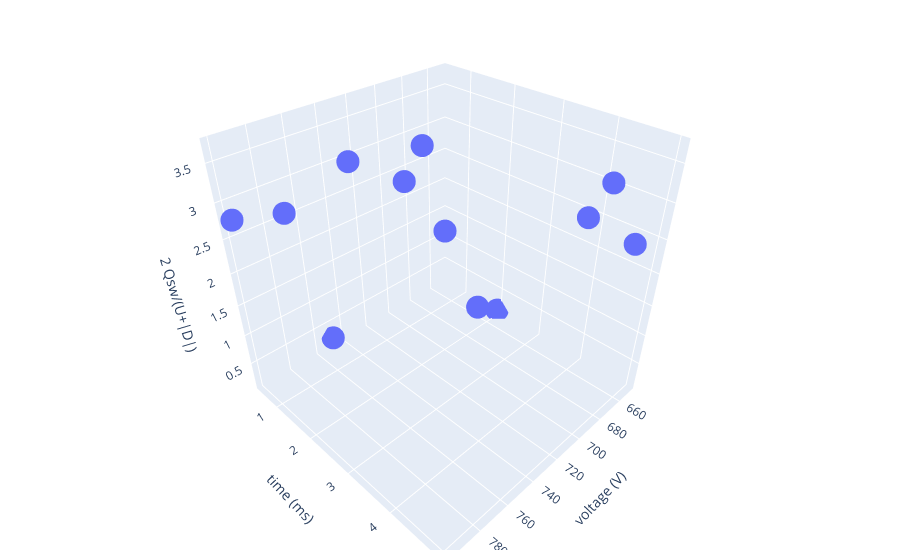

This figure's notebook cell:
### Code cell
# plot?...
fig = px.scatter_3d(fe_data, x='voltage (V)', y='time (ms)', 
                        z='2 Qsw/(U+|D|)')
fig.update_layout(scene=dict(
                            # xaxis=dict(nticks=4, range=[200, 800])
                            # yaxis=dict(range=[0, 500])
                            ),
                   margin=dict(r=20, l=10, b=10, t=10)
                   )
fig.show()

### Figure 1 — Plotly figure (JSON) as saved in the notebook; plotly's stock layout.template omitted (floating-point values rounded to 4 significant figures)
{"data": [{"hovertemplate": "voltage (V)=%{x}<br>time (ms)=%{y}<br>2 Qsw/(U+|D|)=%{z}<extra></extra>", "legendgroup": "", "marker": {"color": "#636efa", "symbol": "circle"}, "mode": "markers", "name": "", "scene": "scene", "showlegend": false, "x": [750, 799, 770, 700, 738, 650, 670, 700, 716, 700, 716, 670], "y": [0.5, 0.5, 0.5, 1, 1, 2, 2, 2, 2, 5, 5, 5], "z": [0.2633, 2.775, 2.591, 2.58, 3.174, 0.1315, 0.4512, 2.127, 3.468, 3.686, 3.446, 2.652], "type": "scatter3d"}], "layout": {"scene": {"domain": {"x": [0, 1], "y": [0, 1]}, "xaxis": {"title": {"text": "voltage (V)"}}, "yaxis": {"title": {"text": "time (ms)"}}, "zaxis": {"title": {"text": "2 Qsw/(U+|D|)"}}}, "legend": {"tracegroupgap": 0}, "margin": {"t": 10, "r": 20, "l": 10, "b": 10}}}
